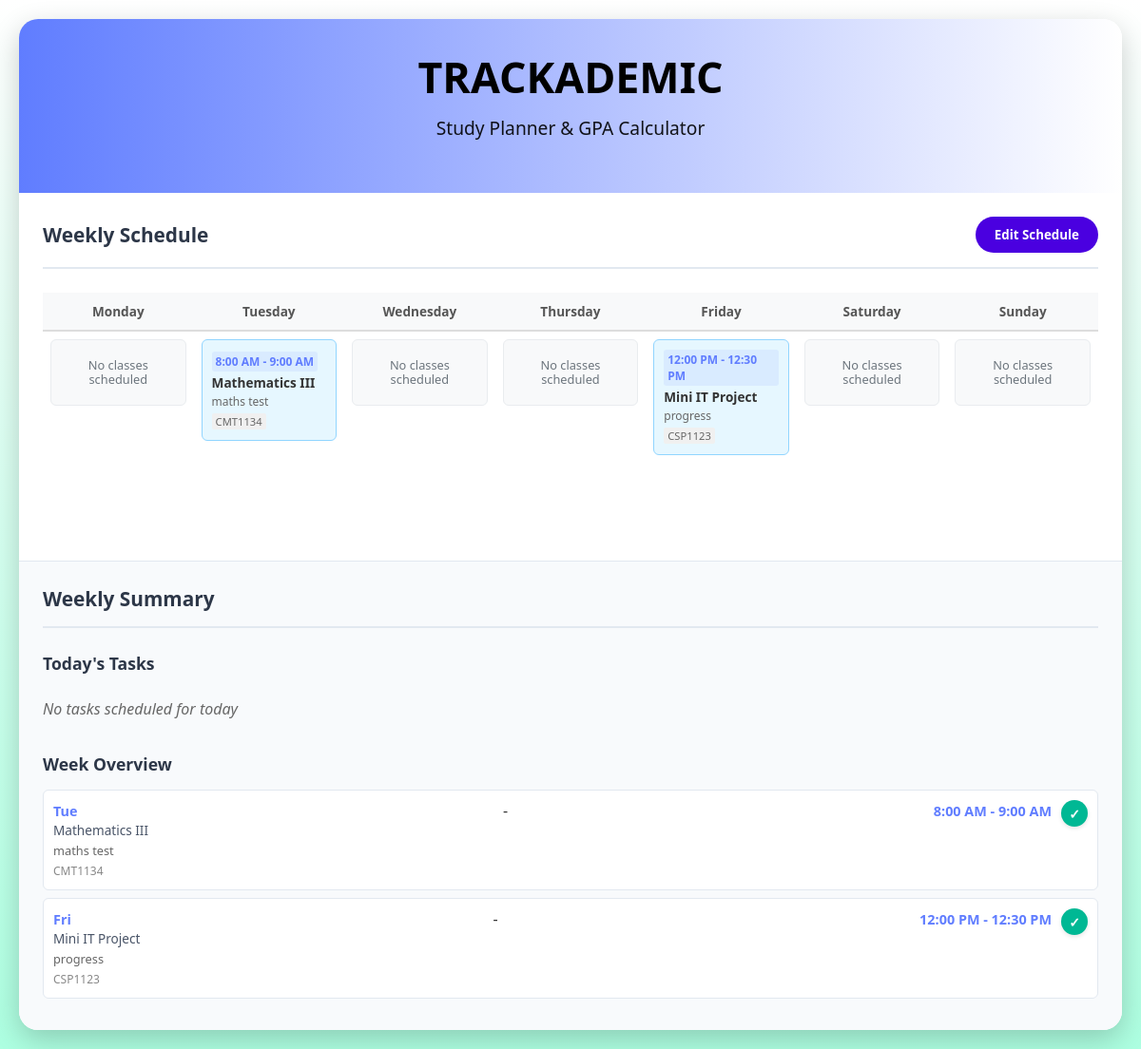
Page /timetable on the committed database.
### tables this page shows
CREATE TABLE timetable (
        timetable_id INTEGER PRIMARY KEY AUTOINCREMENT,
        subject_id INTEGER NOT NULL,
        day INTEGER NOT NULL,
        time_slot TEXT NOT NULL, task_description TEXT DEFAULT '',
        FOREIGN KEY (subject_id) REFERENCES subjects(subject_id),
        UNIQUE(day, time_slot)
    );

CREATE TABLE subjects (
        subject_id INTEGER PRIMARY KEY,
        subject_name TEXT NOT NULL UNIQUE,
        subject_code TEXT UNIQUE,
        credit_hours INTEGER DEFAULT 3
    , task_description TEXT DEFAULT '');

### app.py (the view)
@app.route('/timetable')
def timetable():
    conn = get_db_connection()
    timetable_data = conn.execute('''
        SELECT t.*, s.subject_name, s.subject_code, t.task_description
        FROM timetable t
        JOIN subjects s ON t.subject_id = s.subject_id
        ORDER BY t.day, t.time_slot
    ''').fetchall()
    schedule = {}
    for item in timetable_data:
        day = item['day']
        time_slot = item['time_slot']
        if day not in schedule:
            schedule[day] = {}
        schedule[day][time_slot] = {
            'subject_name': item['subject_name'],
            'subject_code': item['subject_code'],
            'time_slot': time_slot,
            'task_description': item['task_description']
        }
    today_schedule = get_today_schedule()
    weekly_summary = get_weekly_summary()
    conn.close()
    return render_template('timetable.html', schedule=schedule, edit_mode=False,
                          today_schedule=today_schedule, weekly_summary=weekly_summary)

### app.py (called while the page is built)
def get_db_connection():
    try:
        conn = sqlite3.connect('trackademic.db')
        conn.row_factory = sqlite3.Row
        conn.execute("PRAGMA foreign_keys = ON")
        return conn
    except sqlite3.Error as e:
        print(f"Database connection error: {e}")
        return None

def get_today_schedule():
    import datetime
    today = datetime.datetime.today().weekday()
    conn = get_db_connection()
    today_schedule = conn.execute('''
        SELECT t.time_slot, s.subject_name, s.subject_code, t.task_description
        FROM timetable t
        JOIN subjects s ON t.subject_id = s.subject_id
        WHERE t.day = ?
        ORDER BY t.time_slot
    ''', (today,)).fetchall()
    conn.close()
    return today_schedule

def get_weekly_summary():
    conn = get_db_connection()
    weekly_summary = conn.execute('''
        SELECT
            t.day,
            t.time_slot,
            s.subject_name,
            s.subject_code,
            s.subject_id,
            t.task_description,
            COUNT(*) as task_count
        FROM timetable t
        JOIN subjects s ON t.subject_id = s.subject_id
        GROUP BY t.day, s.subject_name, t.time_slot
        ORDER BY t.day, t.time_slot
    ''').fetchall()
    conn.close()
    return weekly_summary

### templates/timetable.html (shortened to what this page needs)
<!DOCTYPE html>
<html lang="en">
<head>
    <link rel="stylesheet" href="{{ url_for('static', filename='styles.css') }}">
</head>
<body>
    <div class="container">
        <header>
            <h1>TRACKADEMIC</h1>
            <p class="subtitle">Study Planner & GPA Calculator</p>
        </header>
        <div class="main-layout">
            <main class="middle-column">
                <div class="section-header">
                    <h2 class="schedule-title">Weekly Schedule</h2>
                    {% if edit_mode %}
                    <form method="GET" action="{{ url_for('timetable') }}">
                        <button type="submit" class="edit-btn">View Mode</button>
                    </form>
                    {% else %}
                    <form method="GET" action="{{ url_for('edit_timetable') }}">
                        <button type="submit" class="edit-btn">Edit Schedule</button>
                    </form>
                    {% endif %}
                </div>
                <section class="planner-table">
                    <table>
                        <thead>
                            <tr>
                                <th>Monday</th>
                                <th>Tuesday</th>
                                <th>Wednesday</th>
                                <th>Thursday</th>
                                <th>Friday</th>
                                <th>Saturday</th>
                                <th>Sunday</th>
                            </tr>
                        </thead>
                        <tbody>
                            <tr>
                                {% for day in range(7) %}
                                <td class="schedule-column">
                                    <div class="schedule-grid">
                                        {% if schedule.get(day) %}
                                            {% for time_slot, subject_data in schedule[day].items() %}
                                            <div class="schedule-cell filled">
                                                <div class="cell-content">
                                                    {% if not edit_mode %}
                                                        <div class="cell-time">{{ time_slot }}</div>
                                                    {% endif %}
                                                    <div class="cell-subject">{{ subject_data.subject_name }}</div>
                                                    {% if subject_data.task_description %}
                                                    <div class="cell-task-description" style="font-size: 0.75rem; color: #666; margin-top: 2px;">
                                                        {{ subject_data.task_description }}
                                                    </div>
                                                    {% endif %}
                                                    <div class="cell-code">{{ subject_data.subject_code }}</div>
                                                </div>
                                            </div>
                                            {% endfor %}
                                        {% else %}
                                            <div class="schedule-cell empty">
                                                <div class="empty-state">
                                                    <span class="empty-text">No classes scheduled</span>
                                                </div>
                                            </div>
                                        {% endif %}
                                    </div>
                                </td>
                                {% endfor %}
                            </tr>
                        </tbody>
                    </table>
                </section>
            </main>
            <aside class="right-column">
                <div class="section-header">
                    <h2 class="schedule-title">Weekly Summary</h2>
                </div>
                <div class="status-info">
                    <h3>Today's Tasks</h3>
                    {% if today_schedule %}
                    <ul class="today-schedule">
                        {% for item in today_schedule %}
                        <li>
                            <div>
                                <span class="schedule-time">{{ item.time_slot }}</span>
                                <div class="schedule-subject">{{ item.subject_name }}</div>
                                {% if item.task_description %}
                                <small style="color: #666; font-size: 0.8rem; margin-top: 3px; display: block;">
                                    {{ item.task_description }}
                                </small>
                                {% endif %}
                                <small style="color: #888; font-size: 0.75rem;">{{ item.subject_code }}</small>
                            </div>
                        </li>
                        {% endfor %}
                    </ul>
                    {% else %}
                    <p style="color: #666; font-style: italic; padding: 10px 0;">No tasks scheduled for today</p>
                    {% endif %}
                    <h3 style="margin-top: 25px;">Week Overview</h3>
                    {% if weekly_summary %}
                    <ul class="today-schedule">
                        {% for item in weekly_summary %}
                        <li>
                            <div style="display: flex; justify-content: space-between; align-items: flex-start;">
                                <div style="flex-grow: 1;">
                                    <div style="display: flex; justify-content: space-between; align-items: center;">
                                        <span class="schedule-time">{{ ['Mon','Tue','Wed','Thu','Fri','Sat','Sun'][item.day] }}</span>
                                        <span style="margin: 0 5px;">-</span>
                                        <span class="schedule-time">{{ item.time_slot }}</span>
                                    </div>
                                    <div class="schedule-subject">{{ item.subject_name }}</div>
                                    {% if item.task_description %}
                                    <small style="color: #666; font-size: 0.8rem; margin-top: 3px; display: block;">
                                        {{ item.task_description }}
                                    </small>
                                    {% endif %}
                                    <small style="color: #888; font-size: 0.75rem;">{{ item.subject_code }}</small>
                                </div>
                                <form method="POST" action="{{ url_for('complete_task') }}" class="complete-form"
                                      style="margin-left: 10px;">
                                    <button type="submit" class="complete-btn" title="Mark as done">
                                        ✓
                                    </button>
                                </form>
                            </div>
                        </li>
                        {% endfor %}
                    </ul>
                    {% else %}
                    <p style="color: #666; font-style: italic; padding: 10px 0;">No tasks scheduled this week</p>
                    {% endif %}
                </div>
            </aside>
        </div>
    </div>
</body>
</html>

### static/styles.css (style rules this page uses)
* { margin: 0; padding: 0; box-sizing: border-box; font-family: 'Segoe UI', Tahoma, Geneva, Verdana, sans-serif; }
body { background: linear-gradient(#ffffff 0%, #adffe1 100%); color: #333; padding: 20px; min-height: 100vh; }
.container { max-width: 1400px; margin: 0 auto; background: white; border-radius: 20px; box-shadow: 0 10px 30px rgba(0, 0, 0, 0.2); min-height: 90vh; overflow-x: hidden; }
header { background: linear-gradient(to right, #607dff, #ffffff); color: rgb(0, 0, 0); padding: 30px; text-align: center; }
header h1 { font-size: 2.8rem; margin-bottom: 10px; }
.subtitle { font-size: 1.2rem; opacity: 0.9; margin-bottom: 25px; }
.main-layout { display: grid; grid-template-columns: 1fr 350px; gap: 0; min-height: calc(100vh - 160px); }
.middle-column { padding: 25px; overflow-y: auto; }
.right-column { background: #f8fafc; border-left: 1px solid #e2e8f0; padding: 25px; width: 350px; }
.section-header { display: flex; justify-content: space-between; align-items: center; margin-bottom: 25px; padding-bottom: 15px; border-bottom: 2px solid #e2e8f0; }
.section-header h2 { font-size: 1.3rem; color: #2d3748; font-weight: 600; }
.edit-btn { background: #4a00e0; color: white; border: none; padding: 10px 20px; border-radius: 50px; font-weight: bold; cursor: pointer; transition: background 0.3s; }
.planner-table { padding: 0; overflow-x: auto; }
table { width: 100%; border-collapse: collapse; table-layout: fixed; }
th { padding: 12px 8px; text-align: center; color: #555; border-bottom: 2px solid #ddd; background: #f8f9fa; font-size: 0.9rem; white-space: nowrap; overflow: hidden; text-overflow: ellipsis; }
.schedule-column { vertical-align: top; padding: 8px; min-width: 140px; max-width: 140px; min-height: 300px; width: 14.28%; }
.schedule-grid { display: flex; flex-direction: column; gap: 8px; min-height: 200px; }
.schedule-cell { min-height: 70px; padding: 10px; border: 1px solid #e2e8f0; border-radius: 6px; position: relative; display: flex; align-items: center; justify-content: center; }
.schedule-cell.filled { background: #e6f7ff; border-color: #91d5ff; justify-content: flex-start; }
.schedule-cell.empty { background: #f8f9fa; border-color: #e9ecef; color: #6c757d; }
.schedule-cell.empty .empty-state { display: flex; flex-direction: column; align-items: center; gap: 6px; }
.schedule-cell.empty .empty-text { font-size: 0.8rem; color: #6c757d; text-align: center; line-height: 1.2; }
.cell-content { position: relative; width: 100%; }
.cell-time { font-size: 0.75rem; color: #607dff; font-weight: bold; margin-bottom: 4px; padding: 2px 4px; background: rgba(96, 125, 255, 0.1); border-radius: 3px; display: inline-block; }
.cell-subject { font-weight: 600; font-size: 0.85rem; color: #333; margin-bottom: 3px; line-height: 1.2; word-break: break-word; }
.cell-code { font-size: 0.7rem; color: #666; background: #f0f0f0; padding: 1px 4px; border-radius: 2px; display: inline-block; }
.status-info h3 { color: #2d3748; margin-bottom: 15px; font-size: 1.1rem; }
.today-schedule { list-style: none; padding: 0; }
.complete-form { display: inline-block; }
.complete-btn { background: #00b894; color: white; border: none; border-radius: 50%; width: 28px; height: 28px; font-size: 14px; font-weight: bold; cursor: pointer; display: flex; align-items: center; justify-content: center; transition: all 0.3s; box-shadow: 0 2px 4px rgba(0, 0, 0, 0.1); }
.today-schedule li { padding: 10px; margin-bottom: 8px; background: white; border-radius: 6px; border: 1px solid #e2e8f0; display: flex; justify-content: space-between; align-items: flex-start; }
.today-schedule li > div:first-child { flex-grow: 1; }
.schedule-time { font-weight: bold; color: #607dff; font-size: 0.9rem; }
.schedule-subject { font-size: 0.85rem; color: #4a5568; }
.schedule-title { font-size: 1.3rem; color: #2d3748; margin: 0; }
@media (max-width: 1200px) { .main-layout { grid-template-columns: 1fr; } }
@media (max-width: 1200px) { .right-column { width: 100%; border-left: none; border-top: 1px solid #e2e8f0; } }
@media (max-width: 1200px) { .schedule-column { min-width: 130px; max-width: 130px; } }
@media (max-width: 1200px) { th { font-size: 0.85rem; padding: 10px 6px; } }

### rows in the picture
timetable: time_slot "8:00 AM - 9:00 AM", subject_name "Mathematics III", task_description "maths test", subject_code "CMT1134"
timetable: time_slot "12:00 PM - 12:30 PM", subject_name "Mini IT Project", task_description "progress", subject_code "CSP1123"
subjects: day "Tue", time_slot "8:00 AM - 9:00 AM", subject_name "Mathematics III", task_description "maths test", subject_code "CMT1134"
subjects: day "Fri", time_slot "12:00 PM - 12:30 PM", subject_name "Mini IT Project", task_description "progress", subject_code "CSP1123"
